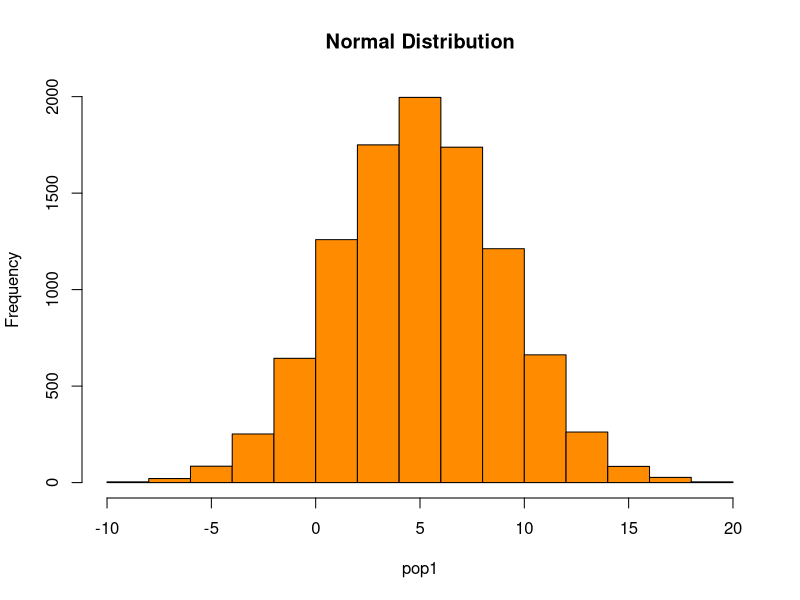
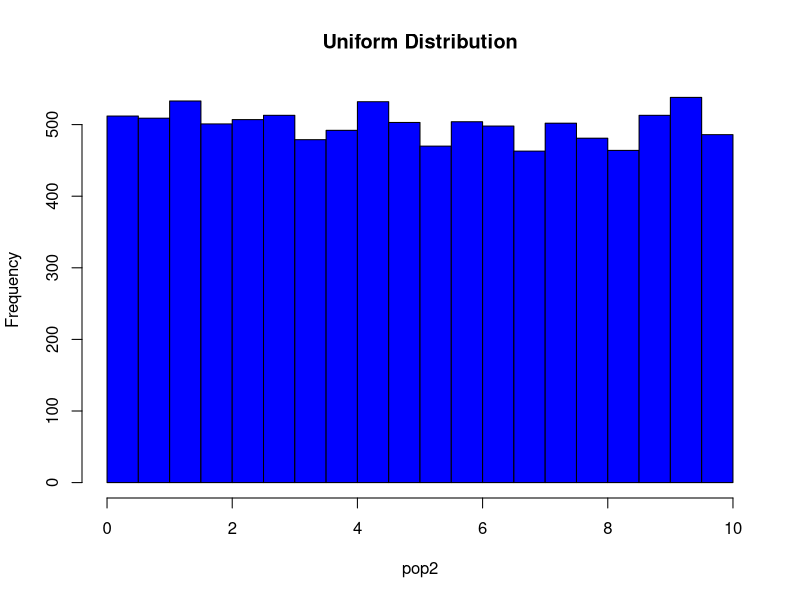
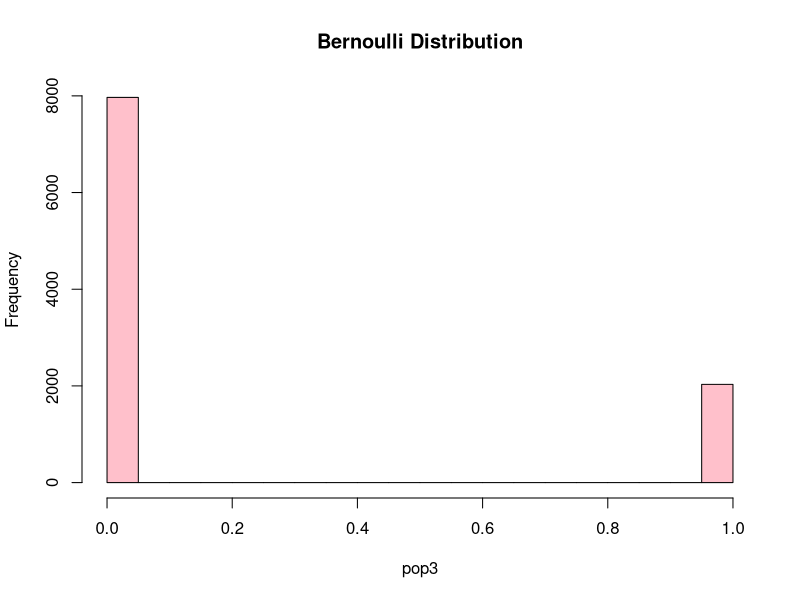
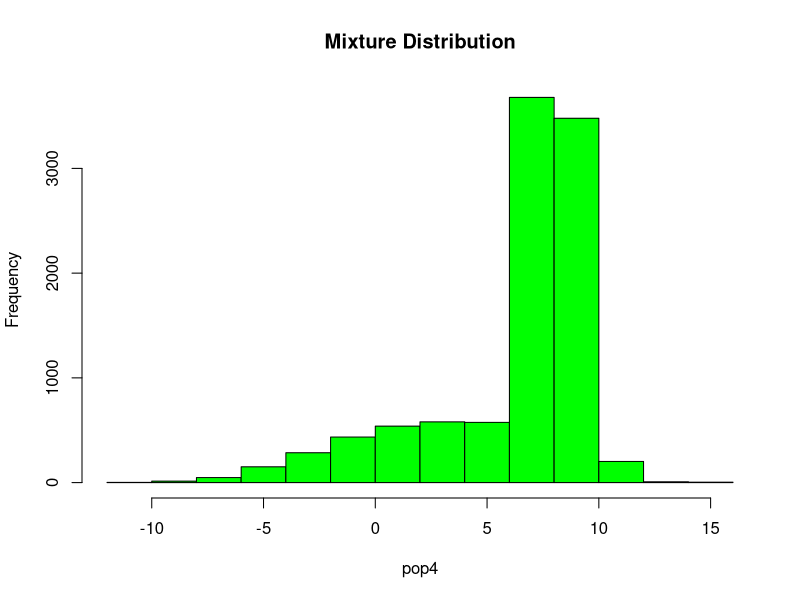
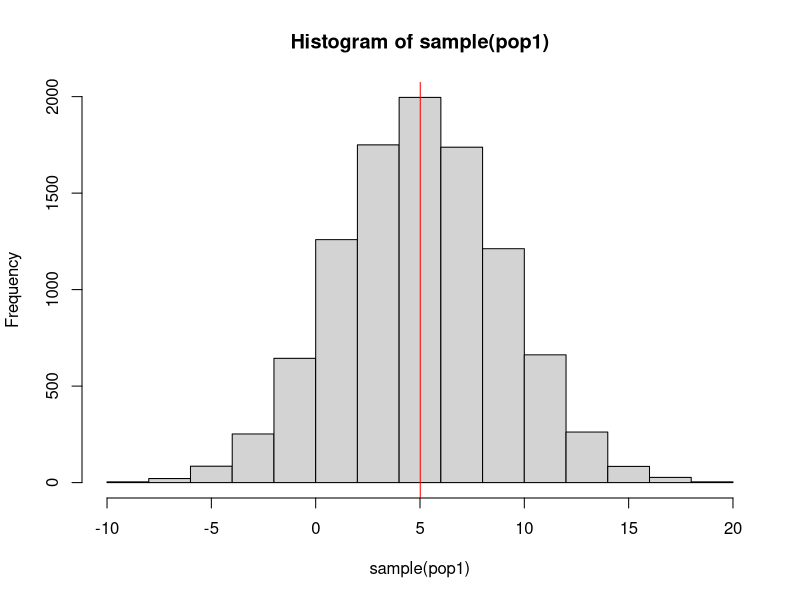
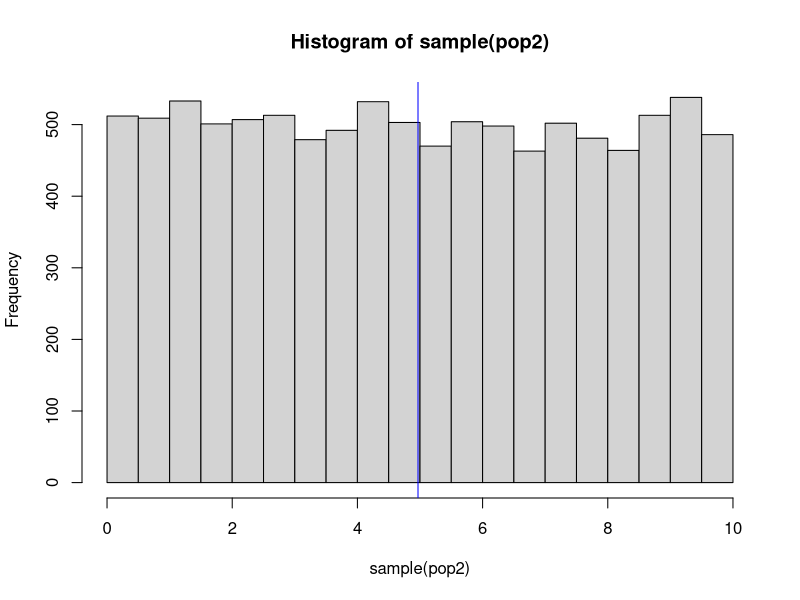
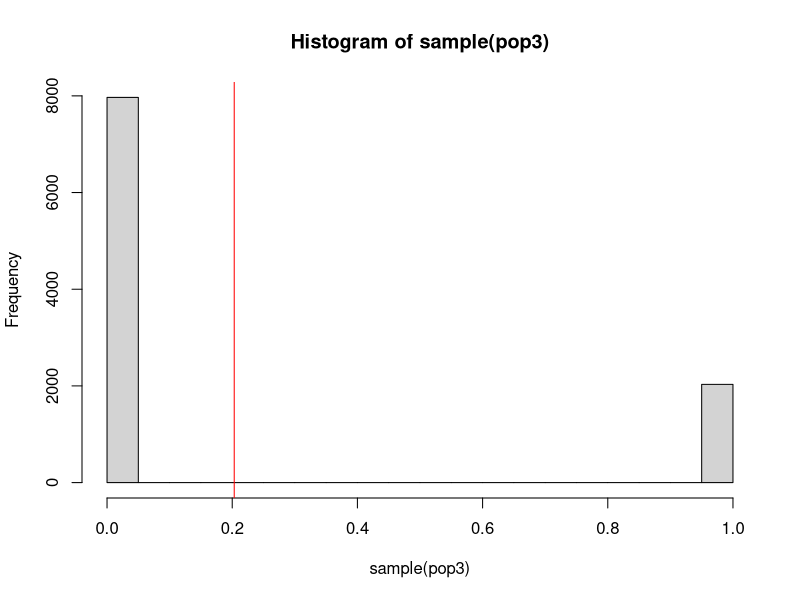
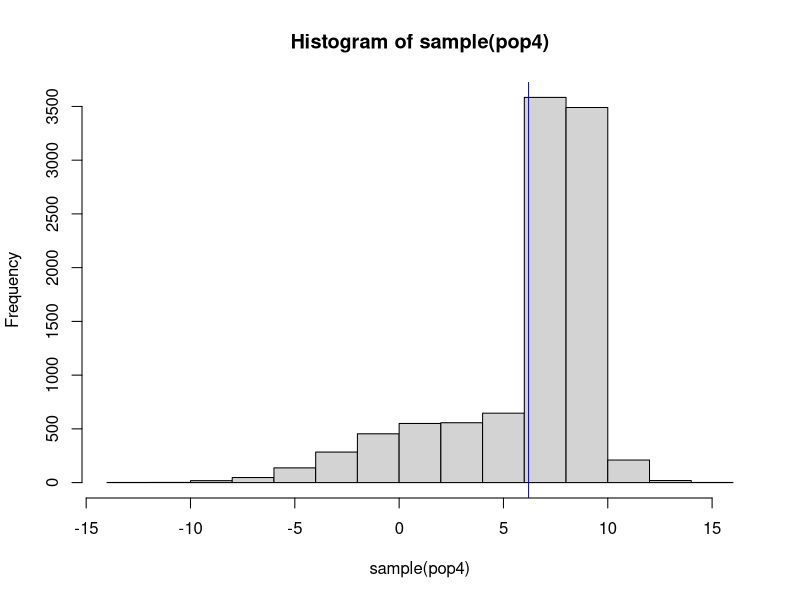

Here is the R script that generated these plots, in order:
## ---- chunk 1
knitr::opts_chunk$set(echo = TRUE)
## ---- chunk 2
# This command sets the random seed for replicability
# (you only need to set this once in your .Rmd)
set.seed(7759)

# Generate your population vectors here
## ---- chunk 3
set.seed(7759)
N <- 10000

#rnorm generates a random number using normal distribution
pop1 = rnorm(N,mean = 5, sd=4)
hist(pop1, main = "Normal Distribution", col = "darkorange")

#runif will generate random derivatives of the uniform distribution
pop2 = runif(N, min = 0,max = 10)
hist(pop2, main = "Uniform Distribution", col = "Blue")

#rbinom will simulates a series of Bernoulli trials and turn the result
pop3 = rbinom(N, size = 1, p = 0.2)
hist(pop3, main = "Bernoulli Distribution", col = "pink")

#vectorized the rnorm,generating random variables form a mixture of normal distribution.
u_pop4 <- sample((1:2),prob=c(0.3,0.7),size=N,replace=TRUE)
mean <- c(2,8)
sd <- c(4,1)
pop4 <- rnorm(N,mean=mean[u_pop4],sd=sd[u_pop4])
hist(pop4, main = "Mixture Distribution", col = "Green")
## ---- chunk 4
# create the sample.mean function here
sample.mean <- function(pop, n, out.sample){ 
  mysample <- sample(pop,n)
  if(out.sample){
    return(list(mysample=mysample,
                samplemean=mean(sample(pop,n))))
  }else{
    return(mean(mysample))
  }
}

print(sample.mean(pop1,4,TRUE))

print(sample.mean(pop2,10,FALSE))

print(sample.mean(pop3,10,TRUE))

#for pop4 because it is mixture distribution, we create sample.mix function 
sample.mix <- function(){
  muvec <- c(2,8) #mean vector
  sdvec <- c(4,1) #standard deviation vector
  U <- sample(c(1,2),10000,replace=T,prob = c(0.3,0.7))
  rnorm(10000,muvec[U],sdvec[U])
}

pop4 <- sample.mix()
print(sample.mean(pop4,10,TRUE))

## ---- chunk 5
# draw random samples from pop1, ... pop4 here
 
n = 30
sample.mean(pop1,n,TRUE)


sample.mean(pop2,n,FALSE)


sample.mean(pop3,n,TRUE)


sample.mean(pop4,n,TRUE)

## ---- chunk 6
# plot histograms for samples from pop1, ... pop4 here
hist(sample(pop1))
abline(v = mean(pop1), col="red")

hist(sample(pop2))
abline(v = mean(pop2), col="blue")

hist(sample(pop3))
abline(v = mean(pop3), col="red")

hist(sample(pop4))
abline(v = mean(pop4), col="blue")

## ---- chunk 7
# create samp.dist.mean here
samp.dist.mean <- function(pop,n,K){
  output <- rep(0,K)
  for (k in 1:K) {
    output[k] <- sample.mean(pop, n, out.sample = FALSE)

  }
  return(output)
}
samp.dist.mean(pop1,10,2)
samp.dist.mean(pop2,10,2)
samp.dist.mean(pop3,10,2)
samp.dist.mean(pop4,10,2)

## ---- chunk 8
# Generate ExpPop.1, ExpPop.2, ExpPop.2, ExpPop.4 here

n <- c(30,50,100,1000)
k=5000

ExpPop.1 <- matrix(data =0, ncol= 4, nrow=k)

ExpPop.1[, 1] = samp.dist.mean(pop1 , n[1], k)
ExpPop.1[, 2] = samp.dist.mean(pop1 , n[2], k)
ExpPop.1[, 3] = samp.dist.mean(pop1 , n[3], k)
ExpPop.1[, 4] = samp.dist.mean(pop1 , n[4], k)
head(ExpPop.1)


ExpPop.2 <- matrix(data =0, ncol= 4, nrow=k)

ExpPop.2[, 1] = samp.dist.mean(pop2 , n[1], k)
ExpPop.2[, 2] = samp.dist.mean(pop2 , n[2], k)
ExpPop.2[, 3] = samp.dist.mean(pop2 , n[3], k)
ExpPop.2[, 4] = samp.dist.mean(pop2 , n[4], k)
head(ExpPop.2)


ExpPop.3 <- matrix(data =0, ncol= 4, nrow=k)

ExpPop.3[, 1] = samp.dist.mean(pop3 , n[1], k)
ExpPop.3[, 2] = samp.dist.mean(pop3 , n[2], k)
ExpPop.3[, 3] = samp.dist.mean(pop3 , n[3], k)
ExpPop.3[, 4] = samp.dist.mean(pop3 , n[4], k)
head(ExpPop.3)


ExpPop.4 <- matrix(data =0, ncol= 4, nrow=k)

ExpPop.4[, 1] = samp.dist.mean(pop4 , n[1], k)
ExpPop.4[, 2] = samp.dist.mean(pop4 , n[2], k)
ExpPop.4[, 3] = samp.dist.mean(pop4 , n[3], k)
ExpPop.4[, 4] = samp.dist.mean(pop4 , n[4], k)
head(ExpPop.4)

## ---- chunk 9
# Generate ExpPop.1, ExpPop.2, ExpPop.2, ExpPop.4 here
par(mfrow = c(2,2))
hist(ExpPop.1[, 1], main = "n=30",col = heat.colors(10), xlab = "Sample value of ExpPop.1")
hist(ExpPop.1[, 2], main = "n=50",col = heat.colors(10), xlab = "Sample value of ExpPop.1" )
hist(ExpPop.1[, 3], main = "n=100",col = heat.colors(10), xlab = "Sample value of ExpPop.1" )
hist(ExpPop.1[, 4], main = "n=1000",col = heat.colors(10), xlab = "Sample value of ExpPop.1" )

hist(ExpPop.2[, 1], main = "n=30",col = topo.colors(10), xlab = "Sample value of ExpPop.2")
hist(ExpPop.2[, 2], main = "n=50",col = topo.colors(10), xlab = "Sample value of ExpPop.2" )
hist(ExpPop.2[, 3], main = "n=100",col = topo.colors(10), xlab = "Sample value of ExpPop.2" )
hist(ExpPop.2[, 4], main = "n=1000",col = topo.colors(10), xlab = "Sample value of ExpPop.2" )

hist(ExpPop.3[, 1], main = "n=30",col = cm.colors(10), xlab = "Sample value of ExpPop.3")
hist(ExpPop.3[, 2], main = "n=50",col = cm.colors(10), xlab = "Sample value of ExpPop.3" )
hist(ExpPop.3[, 3], main = "n=100",col = cm.colors(10), xlab = "Sample value of ExpPop.3" )
hist(ExpPop.3[, 4], main = "n=1000",col = cm.colors(10), xlab = "Sample value of ExpPop.3" )

hist(ExpPop.4[, 1], main = "n=30",col = terrain.colors(10), xlab = "Sample value of ExpPop.4")
hist(ExpPop.4[, 2], main = "n=50",col = terrain.colors(10), xlab = "Sample value of ExpPop.4" )
hist(ExpPop.4[, 3], main = "n=100",col = terrain.colors(10), xlab = "Sample value of ExpPop.4" )
hist(ExpPop.4[, 4], main = "n=1000",col = terrain.colors(10), xlab = "Sample value of ExpPop.4" )


## ---- chunk 10
# write your function pi.MC
pi.MC <- function(r,n){
   x = runif(n, min = -r, max = r)
  y = runif(n, min = -r, max = r)
  
  # calculating the number of points lies within the circle
  point_in_circle = sum(x^2+y^2 <= r^2)
  point_in_square = n
  
  #calculating MC estimate of PI
  pi.MC = 4 * (point_in_circle / point_in_square)
  return(pi.MC)
}
print(pi.MC(1,5000000))
## ---- chunk 11
# your code to generate K experiments here
n100 = replicate(10000,pi.MC(r = 1, n = 100))
n500 = replicate(10000,pi.MC(r = 1, n = 500))
n1000 = replicate(10000,pi.MC(r = 1, n = 1000))
# Creating Matrix
cnames = c("n100", "n500", "n1000" )
rnames = seq(1,10000,1)
m = matrix(data = c(n100, n500, n1000) , ncol = 3, byrow = FALSE, dimnames = list(rnames, cnames))
head(m)
## ---- chunk 12
# your code here
# PLotting of sampling distribution for different n
par(mfrow = c(2,3))

hist(m[,1], main = " Histogram  for n = 100 ",freq = FALSE,)
abline(v = mean(m[,1]), col="red")

hist(m[,2], main = " Histogram  for n = 500 ",freq = FALSE)
abline(v = mean(m[,2]), col="red")

hist(m[,3], main = " Histogram  for n = 1000 ",freq = FALSE)
abline(v = mean(m[,3]), col="red")
